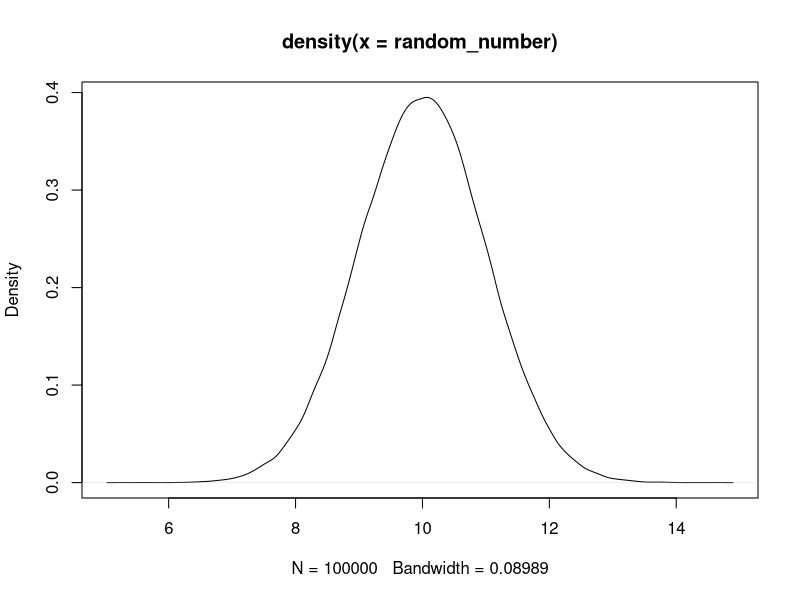

Reproduce this figure in R.
# initialize random number generator
set.seed(12)

# Generate data uniformly within a given range
runif(100,min =0,max = 10)

# Generate randomly distributed data 
random_number = rnorm(100000,mean = 10,sd = 1)
plot(density(random_number))

# Generate data by sampling from a vector
die = c(1,2,3,4,5,6)

# Simulate rolling two dice and adding the result
two_dice = sample(die,size=10000,replace=T) 
table(two_dice)

# Sample rows from a data frame 

data = mtcars

index = sample(1:nrow(data),size=10,replace=FALSE)
data[index,]
